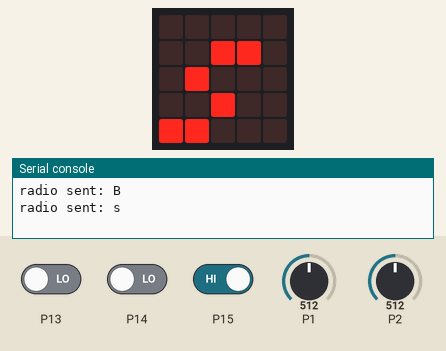
Bench run of a program on a simulated BBC micro:bit (MakeCode). Parts: the board's 5×5 LED display, the last lines printed to the serial console. Inputs (shaded band) come from the test bench; at power-on: P1 = 512, P2 = 512, P13 LOW, P15 HIGH, P14 LOW (analog values on the 0–1023 scale). No radio messages arrive unless stated (any console line starting 'radio sent:' is added by the test bench).

Above: at 1.3 s.
1.4 s: P1 set to 560
At 2.9 s:
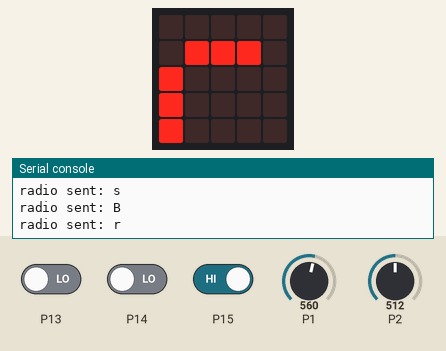
6.5 s: P2 set to 538
8.3 s: P2 set to 559
At 9.0 s:
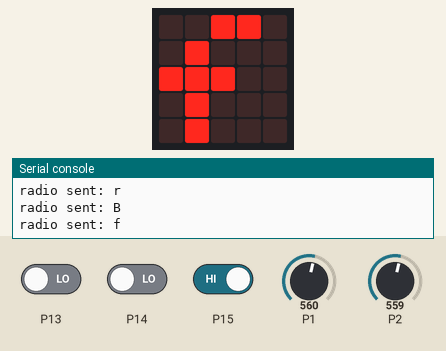
13.4 s: P13 driven HIGH
At 14.0 s:
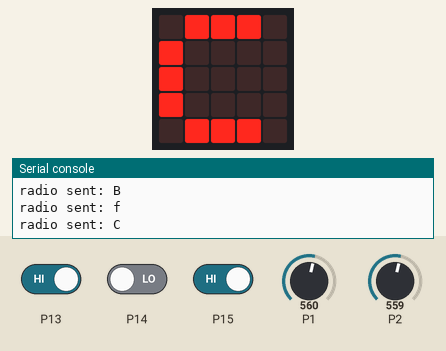
18.5 s: P15 driven LOW
At 20.4 s:
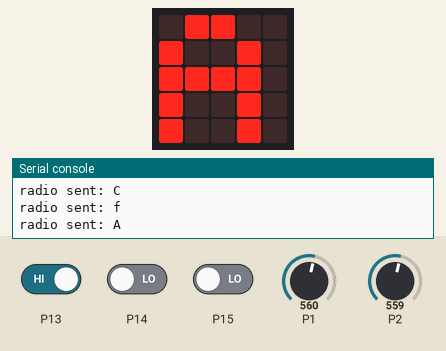
23.6 s: P1 set to 410
25.1 s: P1 set to 387
At 25.7 s:
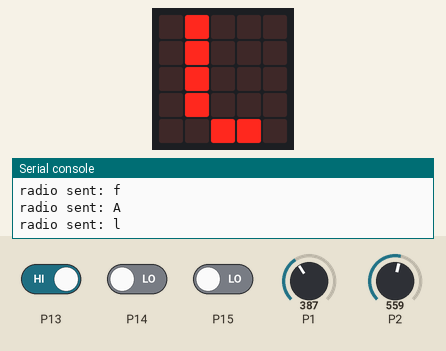
Timing chart, 0 to 28.1 s (numbered marks = the images above; inputs shaded):
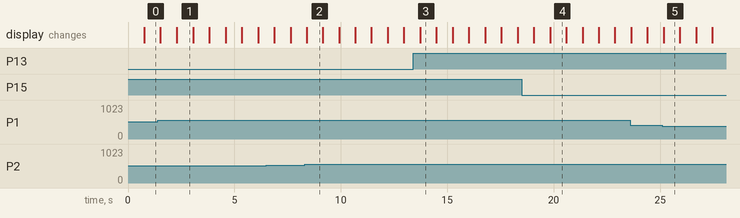

The program:

main.ts
```typescript
radio.setGroup(1)
pins.setPull(DigitalPin.P13, PinPullMode.PullNone)
pins.setPull(DigitalPin.P15, PinPullMode.PullNone)
pins.setPull(DigitalPin.P14, PinPullMode.PullNone)
pins.setPull(DigitalPin.P16, PinPullMode.PullNone)
basic.forever(function () {
    if (pins.digitalReadPin(DigitalPin.P15) == 0) {
        radio.sendString("A")
        basic.showString("A")
    } else if (pins.digitalReadPin(DigitalPin.P13) == 0) {
        radio.sendString("B")
        basic.showString("B")
    } else if (pins.digitalReadPin(DigitalPin.P14) == 0) {
        radio.sendString("C")
        basic.showString("C")
    } else if (pins.digitalReadPin(DigitalPin.P16) == 0) {
        radio.sendString("D")
        basic.showString("D")
    }
    if (pins.analogReadPin(AnalogReadWritePin.P2) > 550 && (pins.analogReadPin(AnalogReadWritePin.P1) > 400 && pins.analogReadPin(AnalogReadWritePin.P1) < 600)) {
        radio.sendString("f")
        basic.showString("f")
    } else if (pins.analogReadPin(AnalogReadWritePin.P2) < 450 && (pins.analogReadPin(AnalogReadWritePin.P1) > 400 && pins.analogReadPin(AnalogReadWritePin.P1) < 600)) {
        radio.sendString("b")
        basic.showString("b")
    } else if (pins.analogReadPin(AnalogReadWritePin.P1) < 450 && (pins.analogReadPin(AnalogReadWritePin.P2) > 400 && pins.analogReadPin(AnalogReadWritePin.P2) < 600)) {
        radio.sendString("l")
        basic.showString("l")
    } else if (pins.analogReadPin(AnalogReadWritePin.P1) > 550 && (pins.analogReadPin(AnalogReadWritePin.P2) > 400 && pins.analogReadPin(AnalogReadWritePin.P2) < 600)) {
        radio.sendString("r")
        basic.showString("r")
    } else {
        radio.sendString("s")
        basic.showString("s")
    }
})
```

test.ts
```typescript
// 在這裡測試；當此封包作為擴充功能時，將不會編譯此內容。
```

Measured:
- the behaviour switches between 550 and 551 on P2 (found by bisection; images 1 and 2)
- the behaviour switches between 401 and 400 on P1 (found by bisection; images 4 and 5)
- after the input at 1.4 s, the display: first differs from a run without the input after 0.88 s (image 1)
- after the input at 8.3 s, the display: changes after 0.09 s (image 2)
- after the input at 13.4 s, the display: changes after 0.34 s (image 3)
- after the input at 18.5 s, the display: first differs from a run without the input after 1.3 s (image 4)
- after the input at 25.1 s, the display: changes after 0.07 s (image 5)
